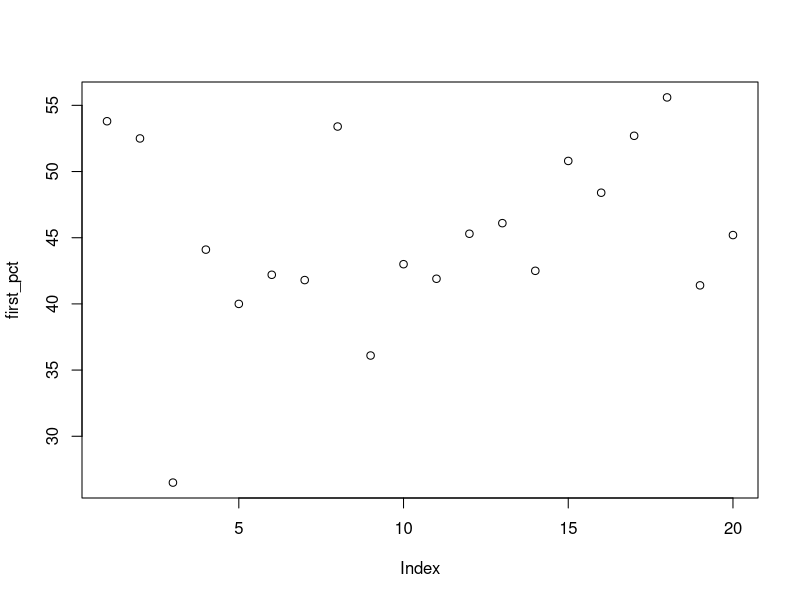
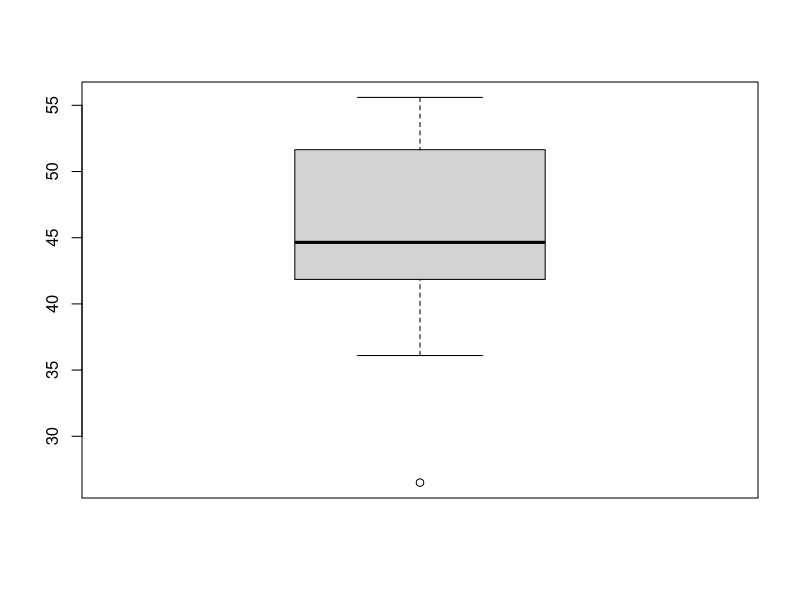
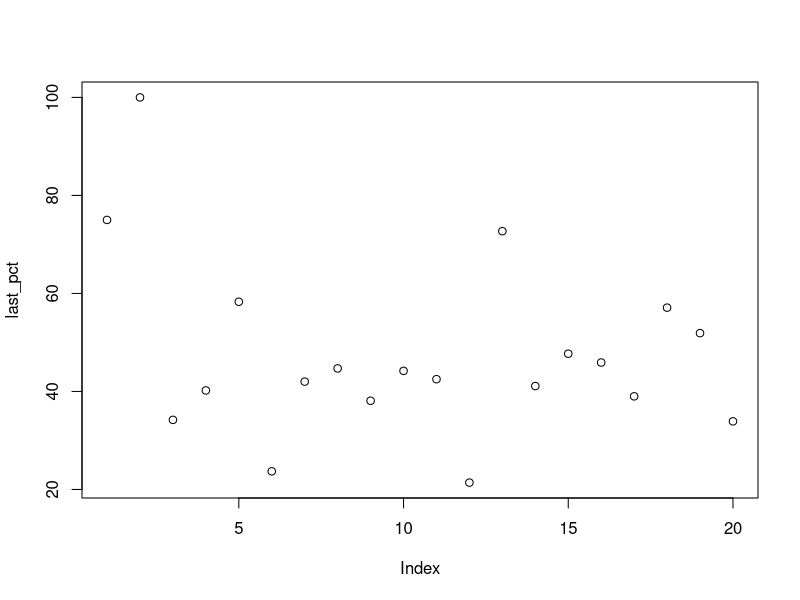
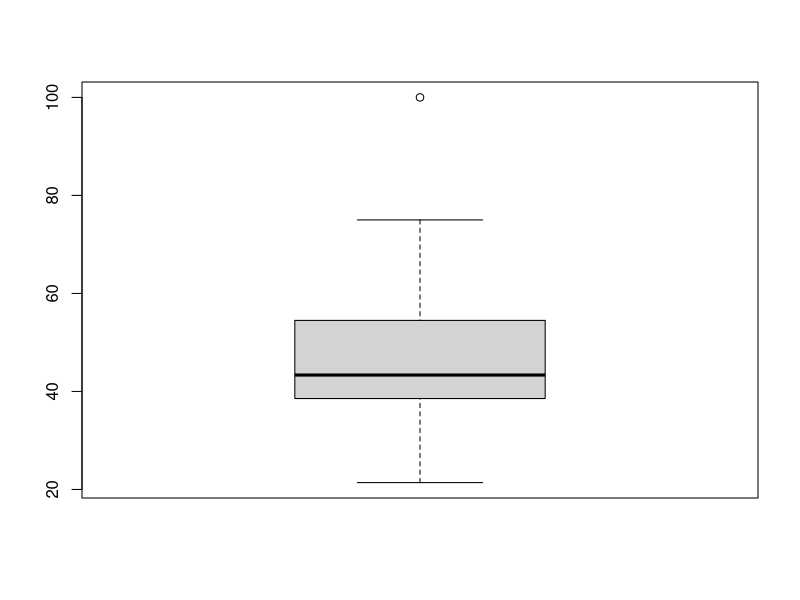
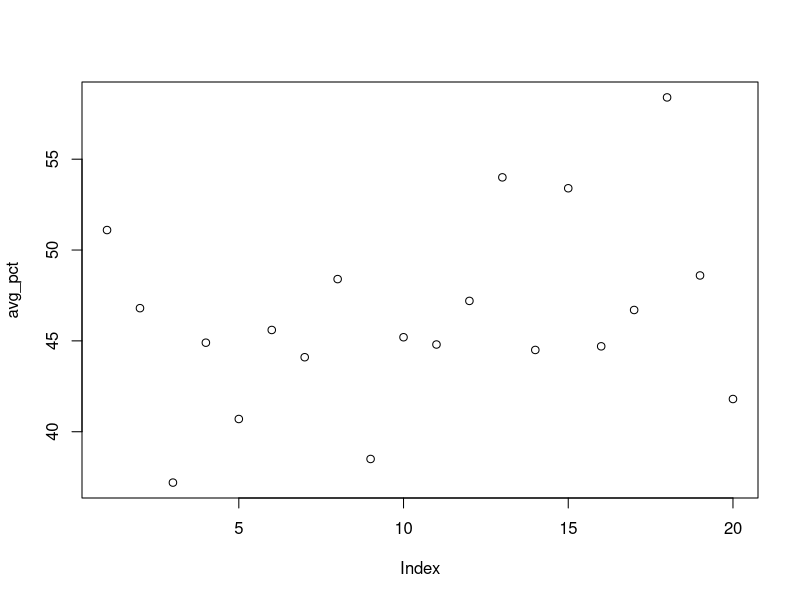
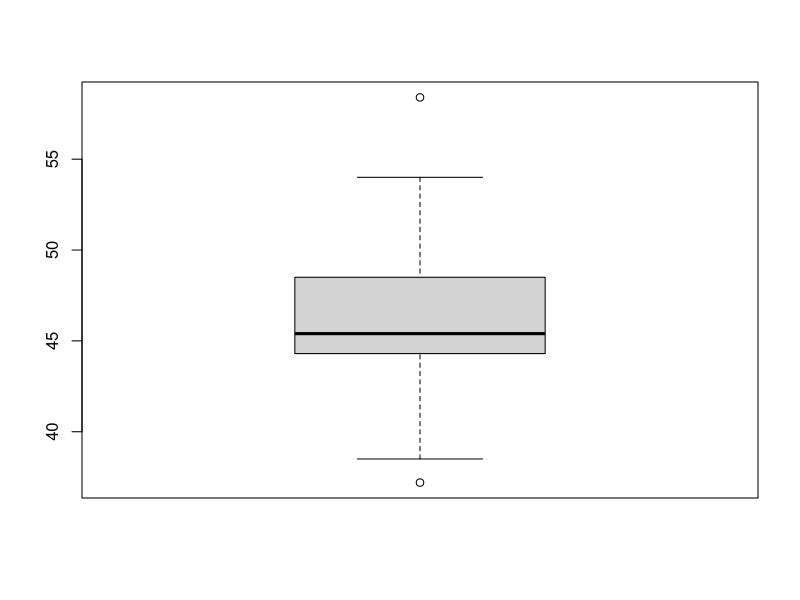

These figures' R source, in order:
# Populate all the lists
first_pct = c(53.8, 52.5, 26.5, 44.1, 40, 42.2, 41.8, 53.4, 36.1, 43, 41.9, 45.3, 46.1, 42.5, 50.8, 48.4, 52.7, 55.6, 41.4, 45.2)
last_pct = c(75, 100, 34.2, 40.2, 58.3, 23.7, 42, 44.7, 38.1, 44.2, 42.5, 21.4, 72.7, 41.1, 47.7, 45.9, 39.0, 57.1, 51.9, 33.9)
avg_pct = c(51.1, 46.8, 37.2, 44.9, 40.7, 45.6, 44.1, 48.4, 38.5, 45.2, 44.8, 47.2, 54.0, 44.5, 53.4, 44.7, 46.7, 58.4, 48.6, 41.8)

# Calculate the mean of the lists
first_mean = mean(first_pct)
last_mean = mean(last_pct)
avg_mean = mean(avg_pct)

# Calculate the variance of the lists
first_var = var(first_pct)
last_var = var(last_pct)
avg_var = var(avg_pct)

# Calculate the standard deviation of the lists
first_sd = sd(first_pct)
last_sd = sd(last_pct)
avg_sd = sd(avg_pct)

### Print first FG % info ###
print('List of starting FG %:')
print(first_pct)
print(paste('Starting FG % mean:', first_mean))
print(paste('Starting FG % variance:', first_var))
print(paste('Starting FG % standard deviation:', first_sd))

jpeg("first_scatter", width = 350, height = 350)
plot(first_pct)
dev.off()

jpeg("first_boxplot", width = 350, height = 350)
boxplot(first_pct)
dev.off()

cat("\n")

### Print ending FG % info ###
print('List of ending FG %:')
print(last_pct)
print(paste('Ending FG % mean:', last_mean))
print(paste('Ending FG % variance:', last_var))
print(paste('Ending FG % standard deviation:', last_sd))

jpeg("last_scatter", width = 350, height = 350)
plot(last_pct)
dev.off()

jpeg("last_boxplot", width = 350, height = 350)
boxplot(last_pct)
dev.off()

cat("\n")

### Print average FG % info ###
print('List of average FG %:')
print(avg_pct)
print(paste('Average FG % mean:', avg_mean))
print(paste('Average FG % variance:', avg_var))
print(paste('Average FG % standard deviation:', avg_sd))

jpeg("avg_scatter", width = 350, height = 350)
plot(avg_pct)
dev.off()

jpeg("avg_boxplot", width = 350, height = 350)
boxplot(avg_pct)
dev.off()

cat("\n")

hypothesis_test1_95 = t.test(first_pct, last_pct)
print(hypothesis_test1_95)

hypothesis_test1_99 = t.test(first_pct, last_pct, conf.level=.99)
print(hypothesis_test1_99)
